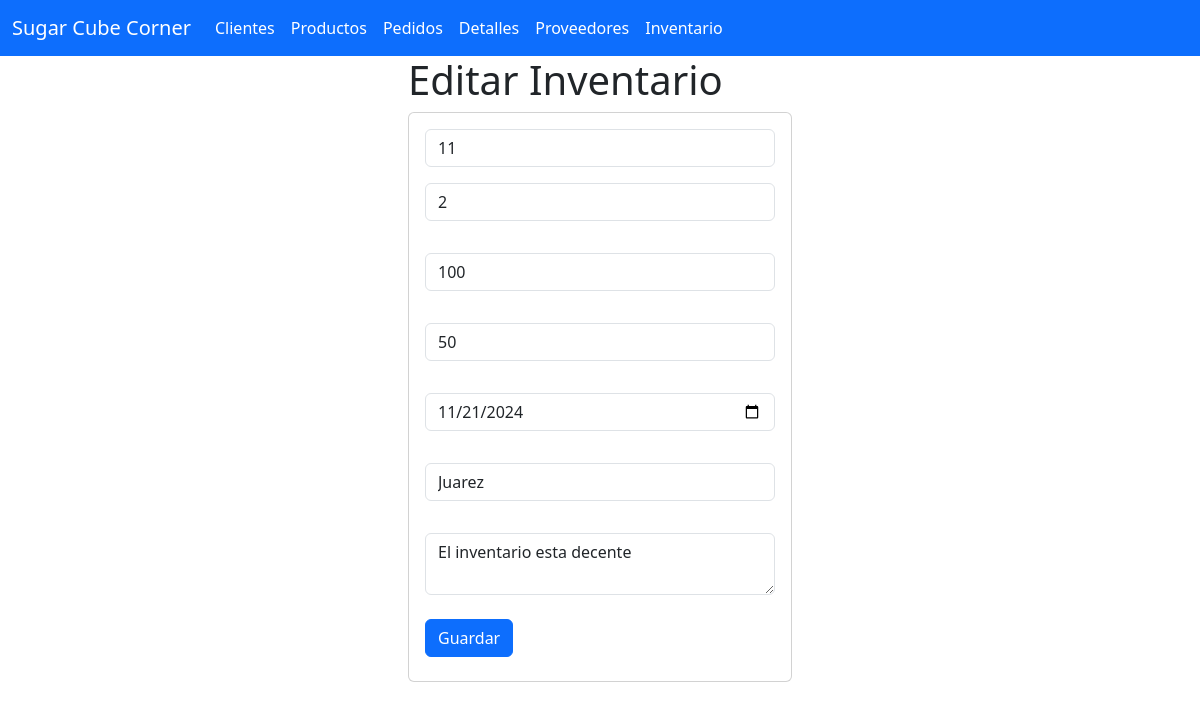
Page /seleccionarInventario/11 on the committed database.
### TInventario_app/models.py (models this page shows, shortened)
class TInventario(models.Model):
    inventarioid = models.IntegerField(primary_key=True)
    productoid = models.ForeignKey(TProducto,on_delete=models.CASCADE)
    cantidadinicial = models.IntegerField()
    cantidadactual = models.IntegerField()
    fechaactualizacion = models.DateField()
    ubicacion = models.CharField(max_length=100)
    notas = models.TextField()

### TProductos_app/models.py (models this page shows, shortened)
class TProducto(models.Model):
    productoid = models.IntegerField(primary_key=True)
    nombre = models.CharField(max_length=100)
    descripcion = models.TextField()
    precio = models.DecimalField(max_digits=6,decimal_places=2)
    categoria = models.CharField(max_length=50)
    stock = models.IntegerField()
    fechaingreso = models.DateField()

### TInventario_app/views.py (the view)
# urls.py: path("seleccionarInventario/<inventarioid>", views.seleccionarInventario, name="seleccionarInventario"),
def seleccionarInventario(request, inventarioid):
    inventario = TInventario.objects.get(inventarioid=inventarioid)
    return render(request, "editarInventario.html", {"losinventarios": inventario})

### TInventario_app/templates/editarInventario.html
{% extends "base.html" %}
{% block cuerpo %}
<div class="row">
<div class="col-md-4 offset-md-4">
<h1>Editar Inventario</h1>
<div class="card">
    <div class="card-body">
      <form action="/editarInventario/" method="POST">{% csrf_token %}
            <div class="form-group">
                <input type="number" id="numid" name="numid" class="form-control"
                  value="{{losinventarios.inventarioid}}" maxlength="6" readonly required>
                </div>
                <div class="form-group py-3">
                  <input type="number" id="productoid" name="productoid" class="form-control"
                  value="{{losinventarios.productoid.productoid}}" readonly required>
                </div>
                <div class="form-group py-3">
                  <input type="number" id="cantidadinicial" name="cantidadinicial" class="form-control"
                  value="{{losinventarios.cantidadinicial}}" required>
                </div>
                <div class="form-group py-3">
                  <input type="number" id="cantidadactual" name="cantidadactual" class="form-control"
                  value="{{losinventarios.cantidadactual}}" required>
                </div>
                <div class="form-group py-3">
                  <input type="date" id="fechaactualizacion" name="fechaactualizacion" class="form-control"
                  value="{{losinventarios.fechaactualizacion|date:'Y-m-d'}}" required>
                </div>
                <div class="form-group py-3">
                  <input type="text" id="ubicacion" name="ubicacion" class="form-control"
                  value="{{losinventarios.ubicacion}}" maxlength="100" required>
                </div>
                <div class="form-group py-3">
                  <textarea id="notas" name="notas" class="form-control"
                  required>{{losinventarios.notas}}</textarea>
                </div>
        <div class="form-group py-2">
          <button type="submit" class="btn btn-primary">Guardar</button>
        </div>
      </form>
    </div>
  </div>
</div>
</div>
{% endblock %}

### rows in the picture
TInventario: numid "11", productoid "2", cantidadinicial "100", cantidadactual "50", fechaactualizacion "11/21/2024", ubicacion "Juarez", notas "El inventario esta decente"
